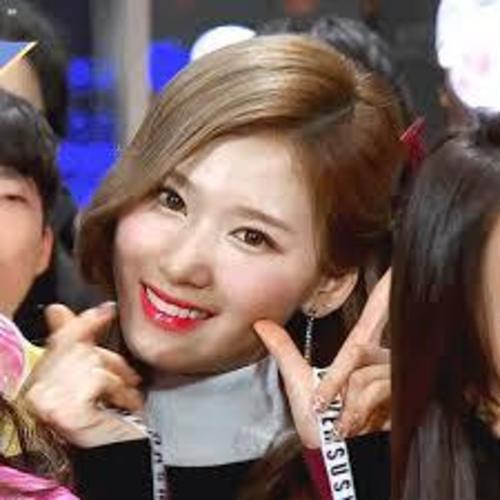
#> input picture images/sana.jpg, 500 x 500 px
$ python cannyEdge.py
#> lines starting #> are read from the running program, lines starting #| are printed output that depends on the picture
import numpy as np
import cv2
import matplotlib.pyplot as plt

#Canny Edge Detection
#1단계 : 5x5 가우시안 필터를 이용해 이미지의 노이즈를 줄여준다.
#2단계 : Sobel kernel을 수평방향, 수직방향으로 적용하여 각 방향의 gradient를 획득
#3단계 : 최대값이 아닌 픽셀의 값을 0으로 만들기
#4단계 : 3단계를 거친 것들이 실제 edge인지 아닌지 판단하는 단계

def canny():
    img = cv2.imread('images/sana.jpg', cv2.IMREAD_GRAYSCALE)
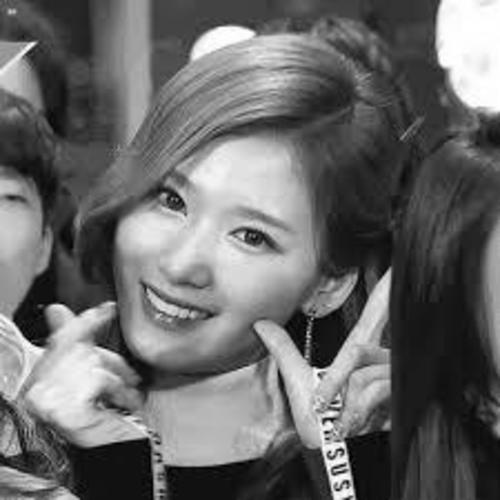
#> img: shape (500, 500); min 0, max 255, mean 104.8

    #cv2.Canny(src, min threshold value, max threshold value)
    edge1 = cv2.Canny(img, 50, 200)
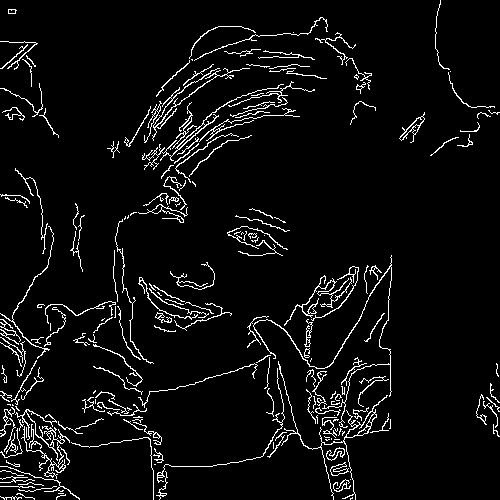
#> edge1: shape (500, 500); 5.3% white in thin lines or dots
    edge2 = cv2.Canny(img, 100, 200)
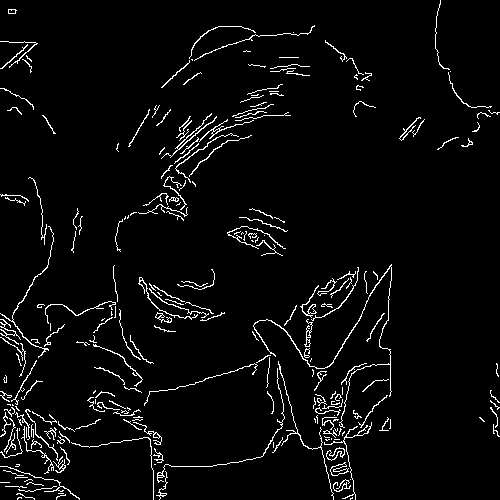
#> edge2: shape (500, 500); 4% white in thin lines or dots
    edge3 = cv2.Canny(img, 170, 200)
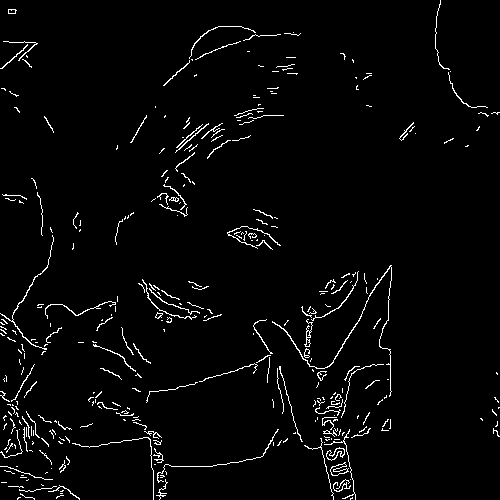
#> edge3: shape (500, 500); 2.8% white in thin lines or dots

    cv2.imshow('original', img)
    cv2.imshow('Can Edge1', edge1)
    cv2.imshow('Can Edge2', edge2)
    cv2.imshow('Can Edge3', edge3)

    cv2.waitKey(0)
    cv2.destroyAllWindows()

canny()
